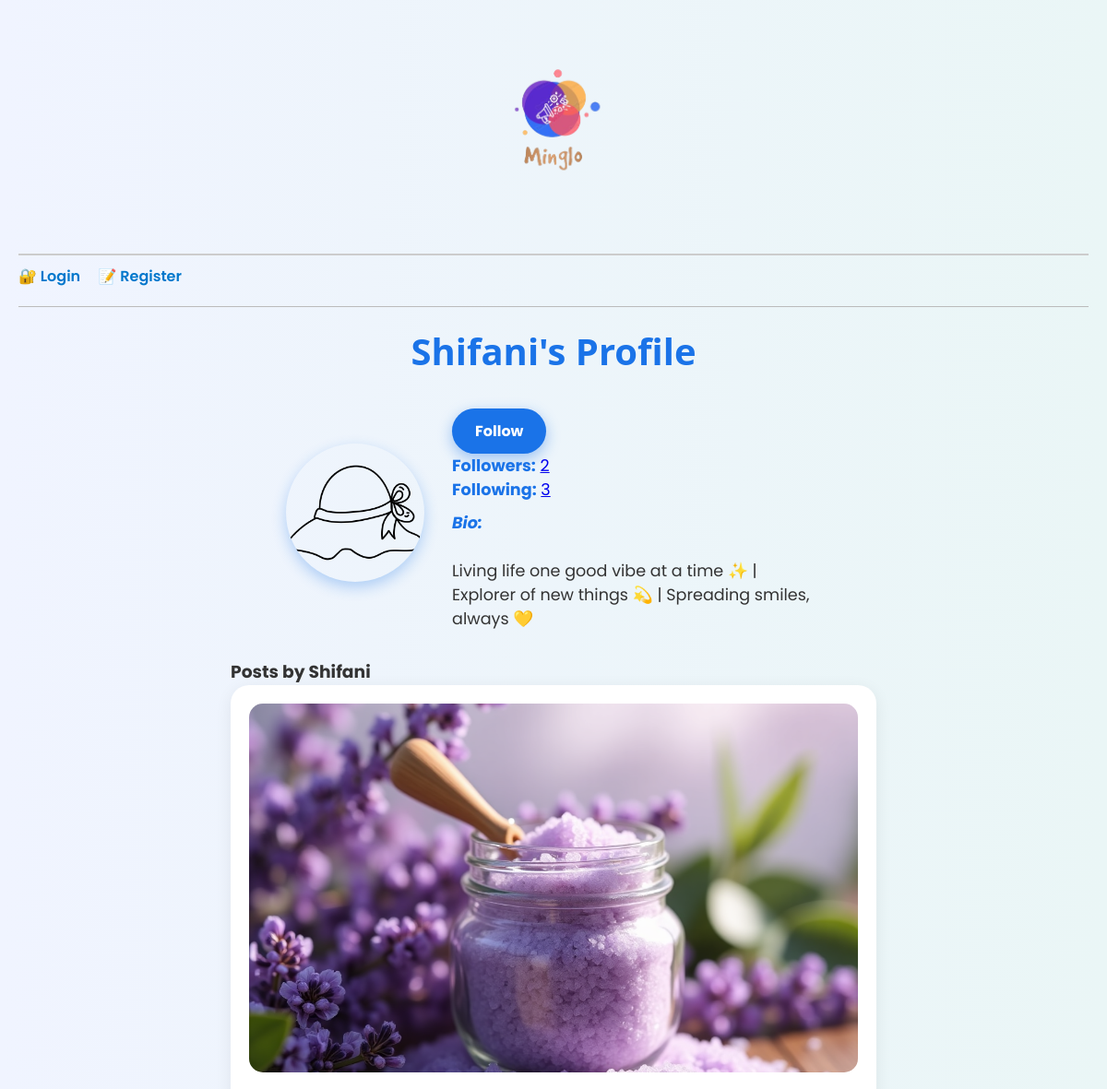
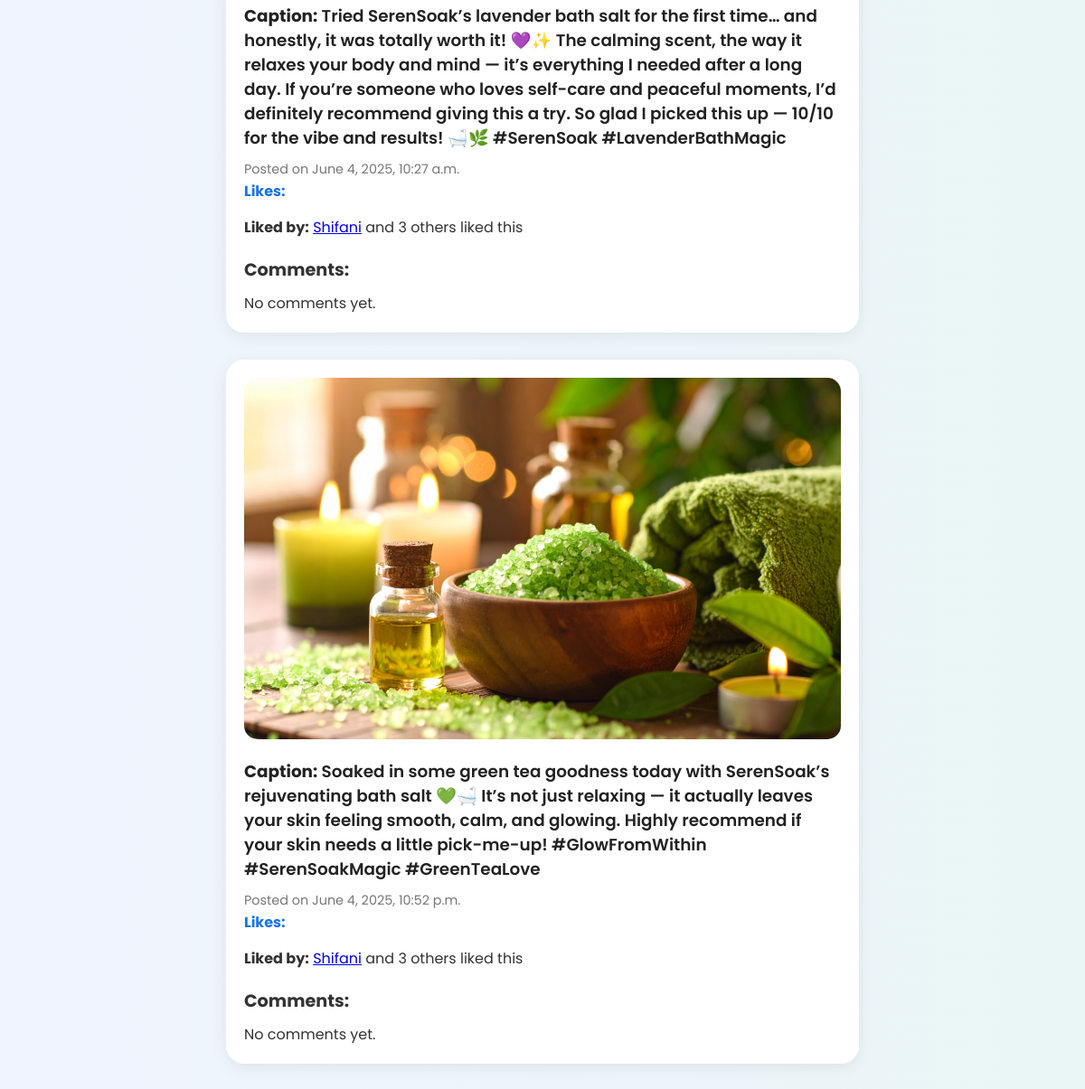
Screenshot of /profile/Shifani/ with the database file from the repository (2 pictures, top to bottom).
### socialapp/models.py (models this page shows, shortened)
class Profile(models.Model):
    user = models.OneToOneField(User, on_delete=models.CASCADE, related_name='profile')
    bio = models.TextField(blank=True)
    profile_pic = models.ImageField(upload_to='profile_pics/', blank=True, null=True)
    followers = models.ManyToManyField(User, related_name='following', blank=True)  # Optional followers

class Post(models.Model):
    user = models.ForeignKey(User, on_delete=models.CASCADE)
    caption = models.TextField()
    image = models.ImageField(upload_to='posts/')
    created_at = models.DateTimeField(auto_now_add=True)

### socialapp/views.py (the view)
# urls.py: path('profile/<str:username>/', views.profile_view, name='profile'),
def profile_view(request, username):
    from django.contrib.auth.models import User
    profile_user = User.objects.get(username=username)
    profile = profile_user.profile
    posts = Post.objects.filter(user=profile_user)
    user_liked_posts = []
    if request.user.is_authenticated:
        user_liked_posts = Like.objects.filter(user=request.user).values_list('post_id', flat=True)
    for post in posts:
        likes = post.likes.all()
        liked_users = [like.user for like in likes]  # full User objects
        post.like_count = likes.count()
        if liked_users:
            post.first_liker = liked_users[0]  # First user who liked
            post.other_likers_count = len(liked_users) - 1
        else:
            post.first_liker = None
            post.other_likers_count = 0
    return render(request, 'socialapp/profile.html', {
        'profile_user': profile_user,
        'profile': profile,
        'posts': posts,
        'user_liked_posts': user_liked_posts,
    })

### socialapp/templates/socialapp/profile.html (shortened to what this page needs)
{% extends 'socialapp/base.html' %}
{% load static %}
{% block content %}
<h2>{{ profile_user.username }}'s Profile</h2>
<div class="profile-header">
    {% if profile.profile_pic %}
        <img src="{{ profile.profile_pic.url }}" alt="Profile picture" class="profile-pic">
    {% else %}
        <img src="{% static 'default.png' %}" alt="Default profile" class="profile-pic">
    {% endif %}
    <div class="profile-info">
        {% if request.user != profile_user %}
            {% if request.user in profile.followers.all %}
                <form action="{% url 'unfollow_user' profile_user.username %}" method="post">
                    {% csrf_token %}
                    <button type="submit" class="follow-btn">Unfollow</button>
                </form>
            {% else %}
                <form action="{% url 'follow_user' profile_user.username %}" method="post">
                    <button type="submit" class="follow-btn">Follow</button>
                </form>
            {% endif %}
        {% endif %}
        <p><strong>Followers:</strong> <a href="{% url 'followers_list' profile_user.username %}">{{ profile.followers.count }}</a></p>
        <p><strong>Following:</strong> <a href="{% url 'following_list' profile_user.username %}">{{ profile_user.following.count }}</a></p>
        <p class="bio"><strong>Bio:</strong><br> {{ profile.bio|linebreaks }}</p>
    </div>
</div>
<div class="posts-container">
    <h3>Posts by {{ profile_user.username }}</h3>
    {% for post in posts %}
        <div class="post-card">
            {% if post.image %}
                <img src="{{ post.image.url }}" alt="Post image" class="post-image"><br>
            {% endif %}
            <p class="caption"><strong>Caption:</strong> {{ post.caption }}</p>
            <small class="post-date">Posted on {{ post.created_at }}</small>
            <div class="likes-section">
                <strong>Likes:</strong> {{ post.like_set.count }}
            </div>
            {% if post.first_liker %}
                <p>
                    <strong>Liked by:</strong>
                    <a href="{% url 'profile' post.first_liker.username %}">{{ post.first_liker.username }}</a>
                    {% if post.other_likers_count > 0 %}
                        and {{ post.other_likers_count }} other{{ post.other_likers_count|pluralize }} liked this
                    {% else %}
                        liked this
                    {% endif %}
                </p>
            {% else %}
                <p>No likes yet.</p>
            {% endif %}
            <div class="comments-section">
                <h4>Comments:</h4>
                {% for comment in post.comment_set.all %}
                    <div class="comment">
                        <strong>{{ comment.user.username }}:</strong> {{ comment.content }}
                    </div>
                {% empty %}
                    <p>No comments yet.</p>
                {% endfor %}
            </div>
        </div>
    {% empty %}
        <p style="text-align:center; font-style: italic; color: #777;">No posts yet.</p>
    {% endfor %}
</div>
{% endblock %}

### socialapp/templates/socialapp/base.html (shortened to what this page needs)
{% load static %}
<!DOCTYPE html>
<html lang="en">
<head>
</head>
<body>
<header>
    <div class="logo-container">
        <img src="{% static 'images/minglo_logo.png' %}" alt="Minglo Logo">
    </div>
</header>
<nav>
    {% if user.is_authenticated %}
        <a href="{% url 'home' %}">🏠 Home</a>
        <a href="{% url 'create_post' %}">➕ Create Post</a>
        <a href="{% url 'profile' user.username %}">👤 My Profile</a>
        <a href="{% url 'logout' %}">🚪 Logout</a>
    {% else %}
        <a href="{% url 'login' %}">🔐 Login</a>
        <a href="{% url 'register' %}">📝 Register</a>
    {% endif %}
</nav>
<hr>
{% block content %}{% endblock %}
</body>
</html>

### socialapp/templates/socialapp/base.html (style rules this page uses)
* { margin: 0; padding: 0; box-sizing: border-box; font-family: 'Poppins', sans-serif; }
body { background: linear-gradient(to right, #f0f4ff, #eaf6f6); color: #333; padding: 20px; transition: all 0.3s ease; }
header { display: flex; align-items: center; justify-content: space-between; padding-bottom: 15px; border-bottom: 2px solid #ccc; }
.logo-container { display: flex; align-items: center; justify-content: center; height: 240px; width: 100%; animation: fadeInLogo 1s ease-in-out; }
.logo-container img { height: 240px; transition: transform 0.3s ease; }
nav { margin-top: 10px; }
nav a { text-decoration: none; margin-right: 15px; color: #0077cc; font-weight: 600; transition: color 0.3s ease, background-color 0.3s ease; }
hr { margin: 20px 0; border: none; border-top: 1px solid #bbb; }

### socialapp/templates/socialapp/profile.html (style rules this page uses)
h2 { font-family: 'Segoe UI', Tahoma, Geneva, Verdana, sans-serif; font-weight: 700; font-size: 2.5rem; color: #1a73e8; margin-bottom: 20px; text-align: center; }
.profile-header { display: flex; flex-wrap: wrap; align-items: center; justify-content: center; gap: 30px; margin-bottom: 30px; }
.profile-pic { border-radius: 50%; width: 150px; height: 150px; object-fit: cover; box-shadow: 0 6px 15px rgba(26,115,232,0.3); transition: transform 0.3s ease; }
.profile-info { max-width: 400px; text-align: left; font-family: 'Segoe UI', Tahoma, Geneva, Verdana, sans-serif; font-size: 1.1rem; color: #333; }
.profile-info strong { color: #1a73e8; }
.bio { white-space: pre-wrap; margin-top: 10px; font-style: italic; color: #555; }
.follow-btn { margin-top: 15px; padding: 12px 25px; background: #1a73e8; color: white; border: none; border-radius: 30px; font-weight: 700; font-size: 1rem; cursor: pointer; transition: background-color 0.3s ease; box-shadow: 0 5px 15px rgba(26,115,232,0.4); }
.posts-container { max-width: 700px; margin: 0 auto; }
.post-card { background: white; box-shadow: 0 4px 18px rgba(0,0,0,0.07); border-radius: 20px; padding: 20px; margin-bottom: 30px; transition: transform 0.3s ease, box-shadow 0.3s ease; }
.post-image { width: 100%; max-height: 400px; object-fit: cover; border-radius: 15px; margin-bottom: 15px; }
.caption { font-size: 1.15rem; color: #222; margin-bottom: 8px; font-weight: 600; }
.post-date { font-size: 0.9rem; color: #777; margin-bottom: 15px; }
.likes-section { font-size: 1rem; margin-bottom: 15px; color: #1a73e8; }
.likes-section strong { font-weight: 700; }
.comments-section { margin-top: 20px; }
.comments-section h4 { font-size: 1.2rem; margin-bottom: 10px; color: #333; }

### rows the page displays
Profile: followers.count "2", bio "Living life one good vibe at a time ✨ | Explorer of new things 💫 | Spreading smiles, always 💛"
Post: image (picture), caption "Tried SerenSoak’s lavender bath salt for the first time… and honestly, it was totally worth it! 💜✨ The calming scent, the way it relaxes your body and mind — it’s everything I needed after a long day. If you’re someone who loves self-care and peaceful moments, I’d definitely recommend giving this a try. So glad I picked this up — 10/10 for the vibe and results! 🛁🌿 #SerenSoak #LavenderBathMagic", created_at "June 4, 2025, 10:27 a.m.", first_liker.username "Shifani", other_likers_count "3"
Post: image (picture), caption "Soaked in some green tea goodness today with SerenSoak’s rejuvenating bath salt 💚🛁 It’s not just relaxing — it actually leaves your skin feeling smooth, calm, and glowing. Highly recommend if your skin needs a little pick-me-up! #GlowFromWithin #SerenSoakMagic #GreenTeaLove", created_at "June 4, 2025, 10:52 p.m.", first_liker.username "Shifani", other_likers_count "3"

### other values shown
{{ profile_user.username }} "Shifani"
{{ profile_user.following.count }} "3"
